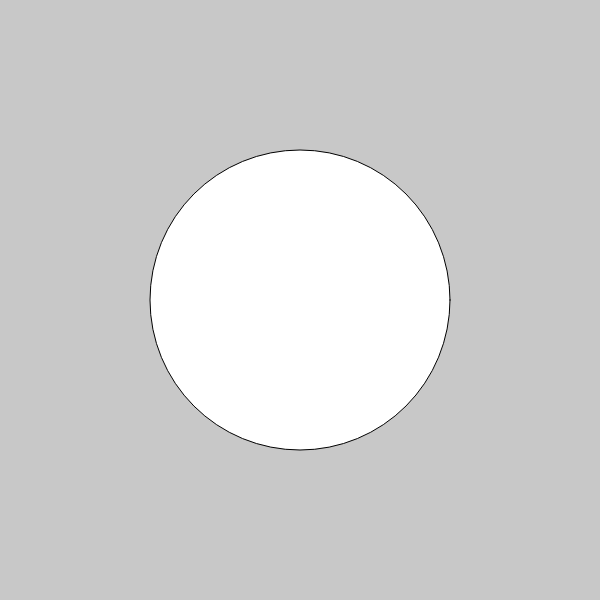
Frame 1 (no input)
Frame 60 (no input): identical to frame 1, image omitted
Frame 120 (the mouse pressed at the canvas centre since frame 60): identical to frame 1, image omitted

The p5.js sketch that drew this single still picture (run headless with seeded random() and noise() and a simulated clock; from frame 60 on, the mouse is pressed at the canvas centre):

// p5.js sketch
// ── sketch.js
function setup() {
  createCanvas(600, 600);
}

function draw() {
  background(200);

  ellipse(width / 2, height / 2, 300, 300);
}

// ── index.js
function setup() {
  createCanvas(windowWidth, windowHeight);
}

function draw() {
  background(50);

  ellipse(width / 2, height / 2, 300, 300);
}

function windowResized() {
  resizeCanvas(windowWidth, windowHeight);
}
